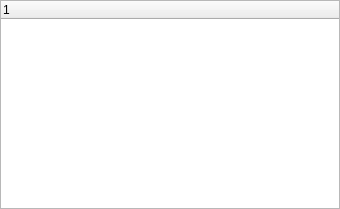
<?xml version="1.0" encoding="UTF-8"?>
<ui version="4.0">
 <class>Widget</class>
 <widget class="QWidget" name="Widget">
  <property name="geometry">
   <rect>
    <x>0</x>
    <y>0</y>
    <width>340</width>
    <height>209</height>
   </rect>
  </property>
  <property name="windowTitle">
   <string>Widget</string>
  </property>
  <layout class="QVBoxLayout" name="verticalLayout">
   <property name="leftMargin">
    <number>0</number>
   </property>
   <property name="topMargin">
    <number>0</number>
   </property>
   <property name="rightMargin">
    <number>0</number>
   </property>
   <property name="bottomMargin">
    <number>0</number>
   </property>
   <item>
    <widget class="QTreeWidget" name="treeWidget">
     <column>
      <property name="text">
       <string notr="true">1</string>
      </property>
     </column>
    </widget>
   </item>
  </layout>
 </widget>
 <layoutdefault spacing="6" margin="11"/>
 <resources/>
 <connections/>
</ui>
